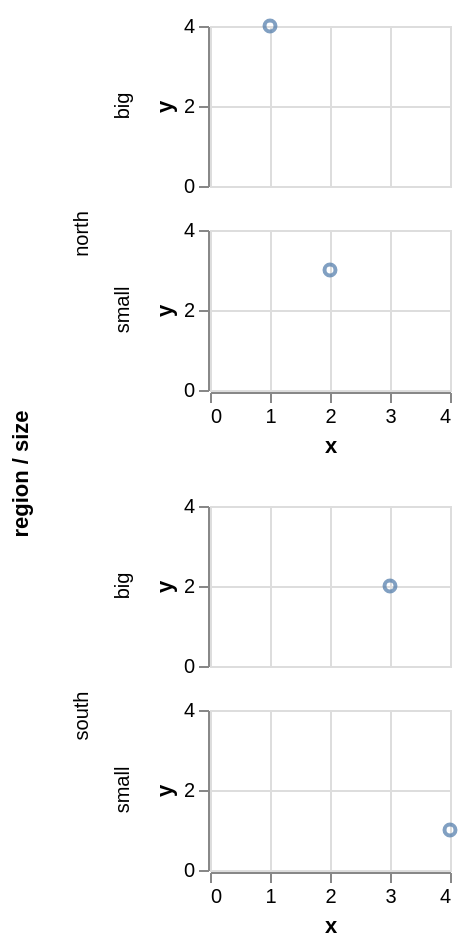

Vega-Lite specification for this chart:
### Vega-Lite specification from a JSON file in a GitHub repository (floating-point values rounded to 4 significant figures)
{"$schema": "https://vega.github.io/schema/vega-lite/v6.json", "description": "A grid whose every cell is itself a grid: two levels of cell group, not one crossed grid. Both levels facet by row, which is what pins the heading rule — `parseFacetHeader` folds the inner level's caption into the outer one's and nulls the inner, so the rows are captioned once, at the top, as `region / size`. It also pins the band: a header naming another grid cannot be as tall as what it names, there being no one cell to match, so it takes `headerBand` and is centred on it instead.", "data": {"values": [{"region": "north", "size": "big", "x": 1, "y": 4}, {"region": "north", "size": "small", "x": 2, "y": 3}, {"region": "south", "size": "big", "x": 3, "y": 2}, {"region": "south", "size": "small", "x": 4, "y": 1}]}, "facet": {"row": {"field": "region"}}, "spec": {"facet": {"row": {"field": "size"}}, "spec": {"width": 120, "height": 80, "mark": "point", "encoding": {"x": {"field": "x", "type": "quantitative"}, "y": {"field": "y", "type": "quantitative"}}}}}
